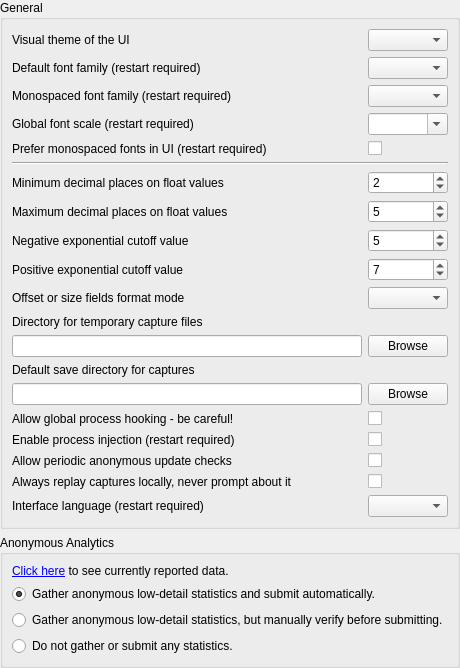
     <widget class="QWidget" name="general">
      <attribute name="title">
       <string>General</string>
      </attribute>
      <layout class="QVBoxLayout" name="verticalLayout_3">
       <property name="leftMargin">
        <number>0</number>
       </property>
       <property name="topMargin">
        <number>0</number>
       </property>
       <property name="rightMargin">
        <number>0</number>
       </property>
       <property name="bottomMargin">
        <number>0</number>
       </property>
       <item>
        <widget class="QGroupBox" name="groupBox">
         <property name="title">
          <string>General</string>
         </property>
         <layout class="QGridLayout" name="gridLayout_5">
          <item row="0" column="0">
           <widget class="QLabel" name="UIStyle_label">
            <property name="text">
             <string>Visual theme of the UI</string>
            </property>
           </widget>
          </item>
          <item row="0" column="1">
           <widget class="QComboBox" name="UIStyle">
            <property name="toolTip">
             <string>Selects the theme to display the UI in. These themes are available:&lt;br&gt;</string>
            </property>
            <property name="insertPolicy">
             <enum>QComboBox::NoInsert</enum>
            </property>
            <property name="sizeAdjustPolicy">
             <enum>QComboBox::AdjustToContents</enum>
            </property>
           </widget>
          </item>
          <item row="1" column="0">
           <widget class="QLabel" name="label_20">
            <property name="toolTip">
             <string>The default font family to be used for text. This will be overridden by the default monospace font if the below option for monospace override is chosen.</string>
            </property>
            <property name="text">
             <string>Default font family (restart required)</string>
            </property>
           </widget>
          </item>
          <item row="1" column="1">
           <widget class="QComboBox" name="Font_Family">
            <property name="toolTip">
             <string>The default font family to be used for text. This will be overridden by the default monospace font if the below option for monospace override is chosen.</string>
            </property>
           </widget>
          </item>
          <item row="2" column="0">
           <widget class="QLabel" name="label_21">
            <property name="toolTip">
             <string>The default font family to be used for monospaced text, typically code display or tables of buffer data. If the below option for monospace override is chosen this font will be used for those extra places.</string>
            </property>
            <property name="text">
             <string>Monospaced font family (restart required)</string>
            </property>
           </widget>
          </item>
          <item row="2" column="1">
           <widget class="QComboBox" name="Font_MonoFamily">
            <property name="toolTip">
             <string>The default font family to be used for monospaced text, typically code display or tables of buffer data. If the below option for monospace override is chosen this font will be used for those extra places.</string>
            </property>
           </widget>
          </item>
          <item row="3" column="0">
           <widget class="QLabel" name="label_27">
            <property name="toolTip">
             <string>A global scale for all fonts in the program. This will only scale text, icons and other UI elements will be scaled according to DPI settings as normal.</string>
            </property>
            <property name="text">
             <string>Global font scale (restart required)</string>
            </property>
           </widget>
          </item>
          <item row="3" column="1">
           <widget class="QComboBox" name="Font_GlobalScale">
            <property name="toolTip">
             <string>A global scale for all fonts in the program. This will only scale text, icons and other UI elements will be scaled according to DPI settings as normal.</string>
            </property>
            <property name="editable">
             <bool>true</bool>
            </property>
           </widget>
          </item>
          <item row="4" column="0">
           <widget class="QLabel" name="label_9">
            <property name="toolTip">
             <string>&lt;p&gt;Prefer using a monospace font instead of the default font for places where resource names, action and marker names, and similar pieces of information are displayed.&lt;/p&gt;&lt;p&gt;&lt;br/&gt;&lt;/p&gt;&lt;p&gt;By default a monospaced font will only be used for places where fixed width is important such as code and numerical data displays.&lt;/p&gt;</string>
            </property>
            <property name="text">
             <string>Prefer monospaced fonts in UI (restart required)</string>
            </property>
           </widget>
          </item>
          <item row="4" column="1">
           <widget class="QCheckBox" name="Font_PreferMonospaced">
            <property name="toolTip">
             <string>&lt;p&gt;Prefer using a monospace font instead of the default font for places where resource names, action and marker names, and similar pieces of information are displayed.&lt;/p&gt;&lt;p&gt;&lt;br/&gt;&lt;/p&gt;&lt;p&gt;By default a monospaced font will only be used for places where fixed width is important such as code and numerical data displays.&lt;/p&gt;</string>
            </property>
            <property name="text">
             <string/>
            </property>
           </widget>
          </item>
          <item row="5" column="0" colspan="2">
           <widget class="Line" name="line">
            <property name="orientation">
             <enum>Qt::Horizontal</enum>
            </property>
           </widget>
          </item>
          <item row="6" column="0">
           <widget class="QLabel" name="label">
            <property name="toolTip">
             <string>At least this many decimal places will be displayed on floats.
e.g. a value of 2 means 0 will display as 0.00, 0.5 as 0.50. A value of 5 would display them as 0.00000 and 0.50000 respectively.</string>
            </property>
            <property name="text">
             <string>Minimum decimal places on float values</string>
            </property>
           </widget>
          </item>
          <item row="6" column="1">
           <widget class="QSpinBox" name="Formatter_MinFigures">
            <property name="toolTip">
             <string>Decimals will display at least this many digits.
e.g. a value of 2 means 0 will display as 0.00, 0.5 as 0.50</string>
            </property>
            <property name="value">
             <number>2</number>
            </property>
           </widget>
          </item>
          <item row="7" column="0">
           <widget class="QLabel" name="label_2">
            <property name="toolTip">
             <string>No more decimal places than this will be displayed on floats.
e.g. a value of 5 means 0.123456789 will display as 0.12345</string>
            </property>
            <property name="text">
             <string>Maximum decimal places on float values</string>
            </property>
           </widget>
          </item>
          <item row="7" column="1">
           <widget class="QSpinBox" name="Formatter_MaxFigures">
            <property name="toolTip">
             <string>No more decimal places than this will be displayed on floats.
e.g. a value of 5 means 0.123456789 will display as 0.12345 and 123.123456789 will display as 123.12345</string>
            </property>
            <property name="value">
             <number>5</number>
            </property>
           </widget>
          </item>
          <item row="8" column="0">
           <widget class="QLabel" name="label_3">
            <property name="toolTip">
             <string>Any numbers smaller than this exponent will be displayed in scientific notation.
E.g. a value of 3 means 0.005 / 10 = 5E-4</string>
            </property>
            <property name="text">
             <string>Negative exponential cutoff value</string>
            </property>
           </widget>
          </item>
          <item row="8" column="1">
           <widget class="QSpinBox" name="Formatter_NegExp">
            <property name="toolTip">
             <string>Any numbers smaller than this exponent will be displayed in scientific notation.
E.g. a value of 3 means 0.005 / 10 = 5E-4</string>
            </property>
            <property name="value">
             <number>5</number>
            </property>
           </widget>
          </item>
          <item row="9" column="0">
           <widget class="QLabel" name="label_4">
            <property name="toolTip">
             <string>Any numbers larger than this exponent will be displayed in scientific notation.
e.g. 1000 * 10 = 1e4</string>
            </property>
            <property name="text">
             <string>Positive exponential cutoff value</string>
            </property>
           </widget>
          </item>
          <item row="9" column="1">
           <widget class="QSpinBox" name="Formatter_PosExp">
            <property name="toolTip">
             <string>Any numbers larger than this exponent will be displayed in scientific notation.
e.g. 1000 * 10 = 1e4</string>
            </property>
            <property name="value">
             <number>7</number>
            </property>
            <property name="displayIntegerBase">
             <number>10</number>
            </property>
           </widget>
          </item>
          <item row="10" column="0">
           <widget class="QLabel" name="label_41">
            <property name="toolTip">
             <string>Formatting mode to use for fields marked as a byte offset or a byte size</string>
            </property>
            <property name="text">
             <string>Offset or size fields format mode</string>
            </property>
           </widget>
          </item>
          <item row="10" column="1">
           <widget class="QComboBox" name="Formatter_OffsetSizeDisplayMode">
            <property name="toolTip">
             <string>Auto: decimal by default and hexadecimal if above a certain threshold, Decimal: always use decimal, Hexadecimal: always use hexadecimal.</string>
            </property>
           </widget>
          </item>
          <item row="11" column="0">
           <widget class="QLabel" name="label_5">
            <property name="toolTip">
             <string>Changes the directory where capture files are saved after being created, until saved manually or deleted.

Defaults to %TEMP%.</string>
            </property>
            <property name="text">
             <string>Directory for temporary capture files</string>
            </property>
           </widget>
          </item>
          <item row="12" column="0">
           <widget class="QLineEdit" name="tempDirectory">
            <property name="toolTip">
             <string>Changes the directory where capture files are saved after being created, until saved manually or deleted.

Defaults to %TEMP%.</string>
            </property>
           </widget>
          </item>
          <item row="12" column="1">
           <widget class="QPushButton" name="browseTempCaptureDirectory">
            <property name="toolTip">
             <string>Changes the directory where capture files are saved after being created, until saved manually or deleted.

Defaults to %TEMP%.</string>
            </property>
            <property name="text">
             <string>Browse</string>
            </property>
           </widget>
          </item>
          <item row="13" column="0">
           <widget class="QLabel" name="label_6">
            <property name="toolTip">
             <string>Changes the default directory for the save dialog when saving capture files.

Defaults to blank, which follows system default behaviour.</string>
            </property>
            <property name="text">
             <string>Default save directory for captures</string>
            </property>
           </widget>
          </item>
          <item row="14" column="0">
           <widget class="QLineEdit" name="saveDirectory">
            <property name="toolTip">
             <string>Changes the default directory for the save dialog when saving capture files.

Defaults to blank, which follows system default behaviour.</string>
            </property>
           </widget>
          </item>
          <item row="14" column="1">
           <widget class="QPushButton" name="browseSaveCaptureDirectory">
            <property name="toolTip">
             <string>Changes the default directory for the save dialog when saving capture files.

Defaults to blank, which follows system default behaviour.</string>
            </property>
            <property name="text">
             <string>Browse</string>
            </property>
           </widget>
          </item>
          <item row="15" column="0">
           <widget class="QLabel" name="globalHookLabel">
            <property name="toolTip">
             <string>Enables functionality on the capture application window that will insert RenderDoc automatically
into all new processes created - then inject into the target (matching) executable.

Useful for capturing programs indirectly that can't easily be launched directly by RenderDoc

Since this is a global system hook it must be used carefully and only when necessary!</string>
            </property>
            <property name="text">
             <string>Allow global process hooking - be careful!</string>
            </property>
           </widget>
          </item>
          <item row="15" column="1">
           <widget class="QCheckBox" name="AllowGlobalHook">
            <property name="toolTip">
             <string>Enables functionality on the capture application window that will insert RenderDoc automatically
into all new processes created - then inject into the target (matching) executable.

Useful for capturing programs indirectly that can't easily be launched directly by RenderDoc

Since this is a global system hook it must be used carefully and only when necessary!</string>
            </property>
            <property name="text">
             <string/>
            </property>
           </widget>
          </item>
          <item row="16" column="0">
           <widget class="QLabel" name="injectProcLabel">
            <property name="toolTip">
             <string>Enables the ability to inject into processes on windows.

Injecting into processes can be unreliable and should only be used as a last resort when no other
methods succeed, it should not be used as a primary method of launching applications. Instead the
program should be launched through RenderDoc via the Launch Process panel.</string>
            </property>
            <property name="text">
             <string>Enable process injection (restart required)</string>
            </property>
           </widget>
          </item>
          <item row="16" column="1">
           <widget class="QCheckBox" name="AllowProcessInject">
            <property name="toolTip">
             <string>Enables the ability to inject into processes on windows.

Injecting into processes can be unreliable and should only be used as a last resort when no other
methods succeed, it should not be used as a primary method of launching applications. Instead the
program should be launched through RenderDoc via the Launch Process panel.</string>
            </property>
            <property name="text">
             <string/>
            </property>
           </widget>
          </item>
          <item row="17" column="0">
           <widget class="QLabel" name="label_8">
            <property name="toolTip">
             <string>Allows RenderDoc to phone home to https://renderdoc.org to anonymously check for new versions.</string>
            </property>
            <property name="text">
             <string>Allow periodic anonymous update checks</string>
            </property>
           </widget>
          </item>
          <item row="17" column="1">
           <widget class="QCheckBox" name="CheckUpdate_AllowChecks">
            <property name="toolTip">
             <string>Allows RenderDoc to phone home to https://renderdoc.org to anonymously check for new versions.</string>
            </property>
            <property name="text">
             <string/>
            </property>
           </widget>
          </item>
          <item row="18" column="0">
           <widget class="QLabel" name="label_10">
            <property name="toolTip">
             <string>If a capture is marked as being created on a significantly different system (different OS or platform)
as is currently running, then by default the UI will prompt to ask if you want to replay on a remote context.

This option overrides that and will always replay locally if the local context is selected.</string>
            </property>
            <property name="text">
             <string>Always replay captures locally, never prompt about it</string>
            </property>
           </widget>
          </item>
          <item row="18" column="1">
           <widget class="QCheckBox" name="AlwaysReplayLocally">
            <property name="toolTip">
             <string>If a capture is marked as being created on a significantly different system (different OS or platform)
as is currently running, then by default the UI will prompt to ask if you want to replay on a remote context.

This option overrides that and will always replay locally if the local context is selected.</string>
            </property>
            <property name="text">
             <string/>
            </property>
           </widget>
          </item>
          <item row="19" column="0">
           <widget class="QLabel" name="UILanguage_label">
            <property name="toolTip">
             <string>Selects the language used by the user interface. The change takes effect after restarting RenderDoc.</string>
            </property>
            <property name="text">
             <string>Interface language (restart required)</string>
            </property>
           </widget>
          </item>
          <item row="19" column="1">
           <widget class="QComboBox" name="UILanguage">
            <property name="toolTip">
             <string>Selects the language used by the user interface. The change takes effect after restarting RenderDoc.</string>
            </property>
            <property name="insertPolicy">
             <enum>QComboBox::NoInsert</enum>
            </property>
            <property name="sizeAdjustPolicy">
             <enum>QComboBox::AdjustToContents</enum>
            </property>
           </widget>
          </item>
          <item row="20" column="1">
           <spacer name="verticalSpacer">
            <property name="orientation">
             <enum>Qt::Vertical</enum>
            </property>
            <property name="sizeHint" stdset="0">
             <size>
              <width>0</width>
              <height>0</height>
             </size>
            </property>
           </spacer>
          </item>
         </layout>
        </widget>
       </item>
       <item>
        <widget class="QGroupBox" name="groupBox_9">
         <property name="title">
          <string>Anonymous Analytics</string>
         </property>
         <layout class="QVBoxLayout" name="verticalLayout_4">
          <item>
           <widget class="QLabel" name="analyticsDescribeLabel">
            <property name="text">
             <string>&lt;html&gt;&lt;head/&gt;&lt;body&gt;&lt;p&gt;&lt;a href=&quot;#analyticsDescribe&quot;&gt;Click here&lt;/a&gt; to see currently reported data.&lt;/p&gt;&lt;/body&gt;&lt;/html&gt;</string>
            </property>
           </widget>
          </item>
          <item>
           <widget class="QRadioButton" name="analyticsAutoSubmit">
            <property name="text">
             <string>Gather anonymous low-detail statistics and submit automatically.</string>
            </property>
            <property name="checked">
             <bool>true</bool>
            </property>
           </widget>
          </item>
          <item>
           <widget class="QRadioButton" name="analyticsManualCheck">
            <property name="text">
             <string>Gather anonymous low-detail statistics, but manually verify before submitting.</string>
            </property>
           </widget>
          </item>
          <item>
           <widget class="QRadioButton" name="analyticsOptOut">
            <property name="text">
             <string>Do not gather or submit any statistics.</string>
            </property>
           </widget>
          </item>
         </layout>
        </widget>
       </item>
      </layout>
     </widget>
